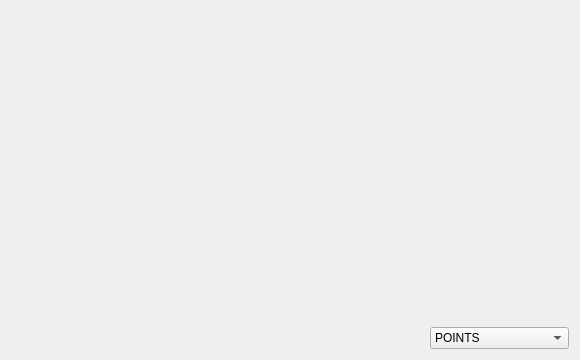
<?xml version="1.0" encoding="UTF-8"?>
<ui version="4.0">
 <class>MainWindow</class>
 <widget class="QMainWindow" name="MainWindow">
  <property name="geometry">
   <rect>
    <x>0</x>
    <y>0</y>
    <width>580</width>
    <height>360</height>
   </rect>
  </property>
  <property name="windowTitle">
   <string>MainWindow</string>
  </property>
  <widget class="QWidget" name="centralWidget">
   <layout class="QHBoxLayout" name="horizontalLayout">
    <item>
     <widget class="GLWidget" name="widget" native="true">
      <property name="sizePolicy">
       <sizepolicy hsizetype="Expanding" vsizetype="Preferred">
        <horstretch>0</horstretch>
        <verstretch>0</verstretch>
       </sizepolicy>
      </property>
      <zorder></zorder>
     </widget>
    </item>
    <item>
     <layout class="QVBoxLayout" name="verticalLayout">
      <item>
       <spacer name="verticalSpacer">
        <property name="orientation">
         <enum>Qt::Vertical</enum>
        </property>
        <property name="sizeHint" stdset="0">
         <size>
          <width>20</width>
          <height>40</height>
         </size>
        </property>
       </spacer>
      </item>
      <item>
       <widget class="QComboBox" name="comboBox">
        <item>
         <property name="text">
          <string>POINTS</string>
         </property>
        </item>
        <item>
         <property name="text">
          <string>LINES</string>
         </property>
        </item>
        <item>
         <property name="text">
          <string>LINE STRIP</string>
         </property>
        </item>
        <item>
         <property name="text">
          <string>LINE LOOP</string>
         </property>
        </item>
        <item>
         <property name="text">
          <string>POLYGONS</string>
         </property>
        </item>
        <item>
         <property name="text">
          <string>NONCONVEX</string>
         </property>
        </item>
        <item>
         <property name="text">
          <string>TRIANGLES</string>
         </property>
        </item>
        <item>
         <property name="text">
          <string>TRIANGLE STRIP</string>
         </property>
        </item>
        <item>
         <property name="text">
          <string>TRIANGLE FAN</string>
         </property>
        </item>
        <item>
         <property name="text">
          <string>QUADRILATERALS</string>
         </property>
        </item>
        <item>
         <property name="text">
          <string>QUAD STRIP</string>
         </property>
        </item>
       </widget>
      </item>
     </layout>
    </item>
   </layout>
  </widget>
 </widget>
 <layoutdefault spacing="6" margin="11"/>
 <customwidgets>
  <customwidget>
   <class>GLWidget</class>
   <extends>QWidget</extends>
   <header>glwidget.h</header>
   <container>1</container>
  </customwidget>
 </customwidgets>
 <resources/>
 <connections/>
</ui>
